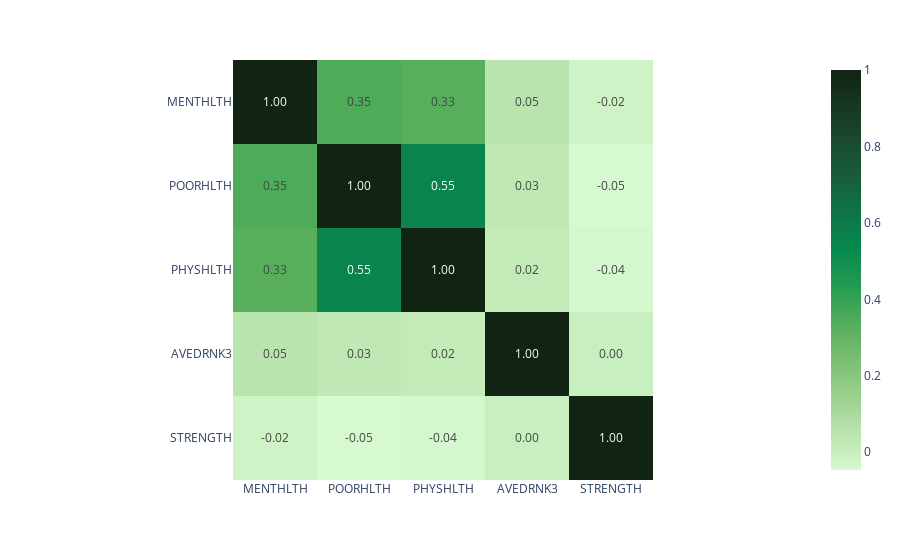

Notebook code for this chart:
### Code cell
corr=df2.corr()
px.imshow(corr, text_auto='.2f', color_continuous_scale='Algae')

### Figure 1 — Plotly figure (JSON) as saved in the notebook; plotly's stock layout.template omitted (floating-point values rounded to 4 significant figures)
{"data": [{"coloraxis": "coloraxis", "hovertemplate": "x: %{x}<br>y: %{y}<br>color: %{z}<extra></extra>", "name": "0", "texttemplate": "%{z:.2f}", "type": "heatmap", "x": ["MENTHLTH", "POORHLTH", "PHYSHLTH", "AVEDRNK3", "STRENGTH"], "xaxis": "x", "y": ["MENTHLTH", "POORHLTH", "PHYSHLTH", "AVEDRNK3", "STRENGTH"], "yaxis": "y", "z": [[1.0, 0.3505, 0.3298, 0.04793, -0.02059], [0.3505, 1.0, 0.5508, 0.02922, -0.04667], [0.3298, 0.5508, 1.0, 0.01864, -0.04062], [0.04793, 0.02922, 0.01864, 1.0, 0.0007702], [-0.02059, -0.04667, -0.04062, 0.0007702, 1.0]]}], "layout": {"coloraxis": {"colorscale": [[0, "rgb(214, 249, 207)"], [0.09091, "rgb(186, 228, 174)"], [0.1818, "rgb(156, 209, 143)"], [0.2727, "rgb(124, 191, 115)"], [0.3636, "rgb(85, 174, 91)"], [0.4545, "rgb(37, 157, 81)"], [0.5455, "rgb(7, 138, 78)"], [0.6364, "rgb(13, 117, 71)"], [0.7273, "rgb(23, 95, 61)"], [0.8182, "rgb(25, 75, 49)"], [0.9091, "rgb(23, 55, 35)"], [1, "rgb(17, 36, 20)"]]}, "margin": {"t": 60}, "xaxis": {"anchor": "y", "constrain": "domain", "domain": [0, 1], "scaleanchor": "y"}, "yaxis": {"anchor": "x", "autorange": "reversed", "constrain": "domain", "domain": [0, 1]}}}
